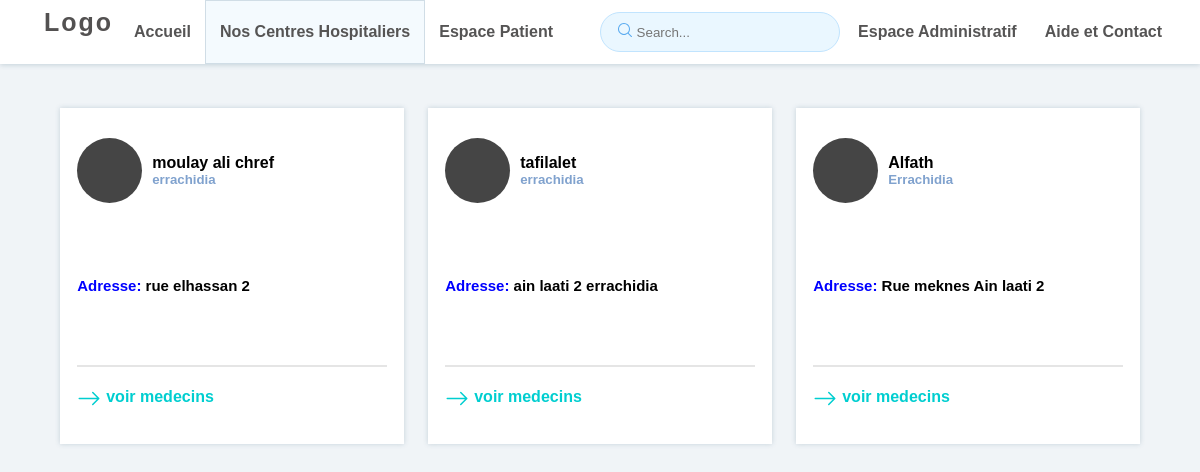
/nosCentre.php, run on the app's committed database.
### tables this page shows
CREATE TABLE `centre` (
  `idc` int(11) NOT NULL,
  `ids` int(11) NOT NULL,
  `nomc` varchar(20) NOT NULL,
  `ville` varchar(32) NOT NULL,
  `Adresse` varchar(50) NOT NULL
);

### nosCentre.php (the view, shortened to what this page needs)
<?php
    require("connexion.php");
    $tabcentre = $bdd->query("SELECT * FROM centre");
?>
<!DOCTYPE html>
<html lang="en">
<head>
    <link rel="stylesheet" href="css/nosCentre.css">
    <link rel="stylesheet" href="css/navbar.css">
</head>
<body>
<nav>
        <div class="nav-content">
                <a href="index.php">
                    <div id="logo">
                        <h1>
                            Logo
                        </h1>
                    </div>
                </a>
                <ul class="first-list">
                    <li>
                        <a href="index.php">Accueil</a>
                    </li>
                    <li class="active">
                        <a href="nosCentre.php">Nos Centres Hospitaliers</a>
                    </li>
                    <li>
                        <a href="loginformPatient.php">Espace Patient</a>
                    </li>
                </ul>
                <ul class="second-list">
                    <li>
                    <div class="box" id="box1">
                        <label class="text-avant-input">
                        <?xml version="1.0" ?><svg style = "width: 16px; fill: #5AABF0; " viewBox="0 0 32 32" xmlns="http://www.w3.org/2000/svg"><g id="search"><path d="M29.71,28.29l-6.5-6.5-.07,0a12,12,0,1,0-1.39,1.39s0,.05,0,.07l6.5,6.5a1,1,0,0,0,1.42,0A1,1,0,0,0,29.71,28.29ZM14,24A10,10,0,1,1,24,14,10,10,0,0,1,14,24Z"/></g></svg>
                        </label>
                        <input type="text" placeholder=" Search...">
                    </div>
                    </li>
                    <li>
                        <a href="connexionS.php">Espace Administratif</a>
                    </li>
                    <li>
                        <a href="aide et contact.php">Aide et Contact</a>
                    </li>
                </ul>
        </div>
    </nav>
<div class="container-medcins" id="medecins">
<?php
    $i=0;
    echo '<div class="medcin-list">';
    while ($tuple = $tabcentre->fetch()) {
        if($i==0){
            echo'
            <div class="troix-card-medecin">
                <div class="un-medecin-card">
                    <div class="card-container">
                        <div class="card-medecin-header">
                            <div class="img-medecin"></div>
                                <div class="info-general">
                                    <h4>'.$tuple["nomc"].'</h4>
                                    <h5>'.$tuple["ville"].'</h5>
                                </div>
                        </div>
                        <div class="card-medecin-infos">
                            <h5>';
                            echo
                            '
                            <font style=" color: blue;">Adresse: </font>'.$tuple["Adresse"].'
                            </h5>
                            <p>
                            </p>
                        </div>
                        <div class="prendre-rdv-lien">
                                <form action="medecinDeCentre.php" method="POST">
                                <h4>
                                    <svg xmlns="http://www.w3.org/2000/svg" width="24" height="24" fill="currentColor" class="bi bi-arrow-right" viewBox="0 0 16 14">
                                    <path fill-rule="evenodd" d="M1 8a.5.5 0 0 1 .5-.5h11.793l-3.147-3.146a.5.5 0 0 1 .708-.708l4 4a.5.5 0 0 1 0 .708l-4 4a.5.5 0 0 1-.708-.708L13.293 8.5H1.5A.5.5 0 0 1 1 8z"/>
                                    </svg>
                                    <input class="none" type="text" name="id" value="'.$tuple["idc"].'">
                                    <input type="submit" value="voir medecins">
                                </h4>
                                </form>
                        </div>
                    </div>
                </div>
            ';
            $i++;
        }
        else{
            echo '
                <div class="un-medecin-card">
                    <div class="card-container">
                        <div class="card-medecin-header">
                            <div class="img-medecin"></div>
                                <div class="info-general">
                                    <h4>'.$tuple["nomc"].'</h4>
                                    <h5>'.$tuple["ville"].'</h5>
                                </div>
                        </div>
                        <div class="card-medecin-infos">
                            <h5>';
                            echo
                            '
                            <font style=" color: blue;">Adresse: </font>'.$tuple["Adresse"].'
                            </h5>
                            <p>
                            </p>
                        </div>
                        <div class="prendre-rdv-lien">
                            <form action="medecinDeCentre.php" method="POST">
                            <h4>
                                <svg xmlns="http://www.w3.org/2000/svg" width="24" height="24" fill="currentColor" class="bi bi-arrow-right" viewBox="0 0 16 14">
                                <path fill-rule="evenodd" d="M1 8a.5.5 0 0 1 .5-.5h11.793l-3.147-3.146a.5.5 0 0 1 .708-.708l4 4a.5.5 0 0 1 0 .708l-4 4a.5.5 0 0 1-.708-.708L13.293 8.5H1.5A.5.5 0 0 1 1 8z"/>
                                </svg>
                                <input class="none" type="text" name="id" value="'.$tuple["idc"].'">
                                <input type="submit" value="voir medecins">
                            </h4>
                            </form>
                        </div>
                    </div>
                </div>
        ';
        $i++;
            if($i==3){
                echo '</div>';
                $i=0;
            }
        }
    }
    echo '
    </div>
    </div>
    ';
?>
</body>
</html>

### css/nosCentre.css (style rules this page uses)
* { box-sizing: border-box; padding: 0; margin: 0; }
body { height: 100vh; width: 100vw; background-color:#F0F4F7; display: flex; flex-direction: column; align-items: center; justify-content: flex-start; font-family: Fredoka, 'Poppins', 'Lucida Sans', 'Lucida Sans Regular', 'Lucida Grande', 'Lucida Sans Unicode', Geneva, Verdana, sans-serif; overflow-x: hidden; }
.medcin-list { width: 100vw; background-color: transparent; display: flex; flex-direction: column; align-items: center; justify-content: center; margin-top: 12vh; }
.troix-card-medecin { background-color: transparent; width: 90%; gap: 3vh; height: 45vh; display: flex; justify-content: flex-start; align-items: center; }
.un-medecin-card { background-color: white; width: 32%; height: 42vh; display: flex; flex-direction: column; align-items: center; justify-content: center; box-shadow: 0 0 5px 0 rgb(41 85 115 / 21%); }
.card-container { display: flex; flex-direction: column; background-color: transparent; width: 90%; height: 90%; }
.card-medecin-header { width: 100%; height: 30%; background-color: transparent; display: flex; align-items: center; justify-content: flex-start; gap: 10px; }
.img-medecin { width: 65px; height: 65px; background-color: #454545; border-radius: 50%; }
.info-general h5 { color: #80A2CE; }
.card-medecin-infos { display: flex; flex-direction: column; align-items: flex-start; justify-content: center; gap: 10px; min-height: 50%; background-color: transparent; border-bottom: 2px solid #E5E5E5; }
.card-medecin-infos h5 { color: #000000; font-size:15px; }
.prendre-rdv-lien { min-height: 20%; background-color: transparent; display: flex; align-items: center; justify-content: flex-start; color: #00CED0; }
.prendre-rdv-lien h4 { color: #00CED0; }
.prendre-rdv-lien h4 { display: flex; align-items: center; gap: 5px; cursor: pointer; }
[type=submit] { border: 0; background-color: transparent; cursor: pointer; font-size: 16px; font-weight: 600; color: #00CED0; }

### css/navbar.css (style rules this page uses)
* { box-sizing: border-box; padding: 0; margin: 0; }
body { min-height: 100vh; width: 100vw; background-color:#F0F4F7; display: flex; flex-direction: column; align-items: center; justify-content: flex-start; font-family: Fredoka, 'Poppins', 'Lucida Sans', 'Lucida Sans Regular', 'Lucida Grande', 'Lucida Sans Unicode', Geneva, Verdana, sans-serif; overflow-x: hidden; }
nav { width: 100vw; background-color: white; display: flex; flex-direction: column; align-items: center; justify-content: flex-start; gap: 5px; z-index: 6; position: fixed; box-shadow: 0 1px 5px 0 rgb(41 85 115 / 21%); }
.nav-content { width: 96vw; height: 8vh; background-color: white; display: block; margin-top: 0px; }
#logo { float: left; padding: 8px 0px 8px 20px; display: flex; align-items: center; width:8vw; }
#logo h1 { color: rgb(83, 81, 81); font-family: sans-serif, Arial, Helvetica; position: relative; font-size: 25px; font-weight: 700; letter-spacing: 2px; }
nav ul { list-style: none; height: 100%; display: flex; align-items: center; justify-content: center; margin-right: 0px; }
nav ul li { padding: 0px 4px; height: 100%; display: flex; align-items: center; transition: 0.2s; }
nav ul li .box { border-radius: 20px; height: 5vh; width: 20vw; border: 1px solid #C1E4FE; background-color: #EAF7FF; display: flex; align-items: center; justify-content: center; margin: 0px; }
nav ul li .box input { width: 80%; height: 100%; border: 0; background-color: transparent; outline: 0; }
nav ul li a { text-decoration: none; color: rgb(85, 84, 84); font-family:Fredoka,'Poppins', sans-serif; font-style: normal; font-size: 16px; font-weight: 600; border-radius: 0px; padding: 10px 10px; transition: .3s ease-out; }
li.active { background-color: #F4FAFE; border: 1px solid #d0dde6; }
.first-list { float: left; }
.second-list { float: right; }

### data on the page
centre: nomc "moulay ali chref", ville "errachidia", Adresse "rue elhassan 2"
centre: nomc "tafilalet", ville "errachidia", Adresse "ain laati 2 errachidia"
centre: nomc "Alfath", ville "Errachidia", Adresse "Rue meknes Ain laati 2"
